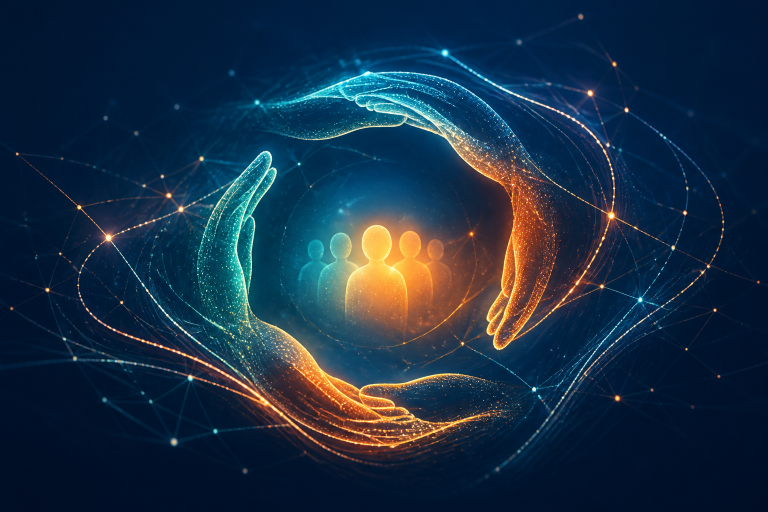
#> input picture images/ending.png, 1536 x 1024 px (shown at 1/2 size); its folder holds only this picture in this run
$ python remove_bg_light.py images/ending.png --dir images
#> lines starting #> are read from the running program, lines starting #| are printed output that depends on the picture
#!/usr/bin/env python3
"""
remove_bg_light.py — PIL 亮度閾值去背腳本（淺色背景版）
用法：python remove_bg_light.py [--dir <目錄>] [<檔案> ...]

與 remove_bg.py 相反：移除「亮」的像素（近白/米白背景），保留暗部圖案。
"""
import sys
import argparse
from pathlib import Path
from PIL import Image

LIGHT_THRESHOLD = 225  # 亮度 > 此值 → 完全透明
FADE_THRESHOLD = 195   # 亮度介於 FADE~LIGHT → 漸變透明


def remove_bg(path: Path) -> None:
    img = Image.open(path).convert("RGBA")
    data = img.load()
    w, h = img.size
#> w = 1536; h = 1024

    for y in range(h):
        for x in range(w):
            r, g, b, a = data[x, y]
            lum = r * 0.299 + g * 0.587 + b * 0.114
            if lum > LIGHT_THRESHOLD:
                data[x, y] = (r, g, b, 0)
            elif lum > FADE_THRESHOLD:
                ratio = (LIGHT_THRESHOLD - lum) / (LIGHT_THRESHOLD - FADE_THRESHOLD)
                data[x, y] = (r, g, b, int(255 * ratio))

    img.save(path)
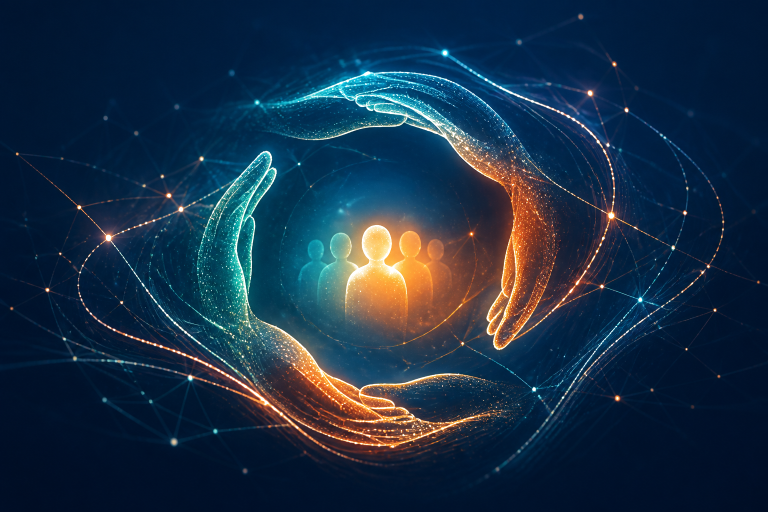
#> saved as ending.png: PIL image 1536x1024 RGBA (shown at 1/2 size); mean R, G, B, A 24.7, 47, 68.3, 252.1; transparent parts drawn white
    print(f"  去背完成：{path.name}")


def main():
    parser = argparse.ArgumentParser(description="PNG 圖示去背（淺色背景，亮度閾值）")
    parser.add_argument("files", nargs="*", help="指定要處理的 PNG 檔案")
    parser.add_argument("--dir", default=None, help="批次處理該目錄下的 icon_*.png")
    args = parser.parse_args()

    targets = []
    if args.files:
        targets = [Path(f) for f in args.files]
    elif args.dir:
        targets = sorted(Path(args.dir).glob("icon_*.png"))
    else:
        targets = sorted(Path("images").glob("icon_*.png"))

    if not targets:
        print("找不到符合條件的 PNG 檔案。")
        sys.exit(0)

    print(f"共 {len(targets)} 個檔案待處理…")
    for p in targets:
        if p.exists():
            remove_bg(p)
        else:
            print(f"  跳過（找不到）：{p}")

    print("全部完成。")


if __name__ == "__main__":
    main()

$ run again, on images/transition.png
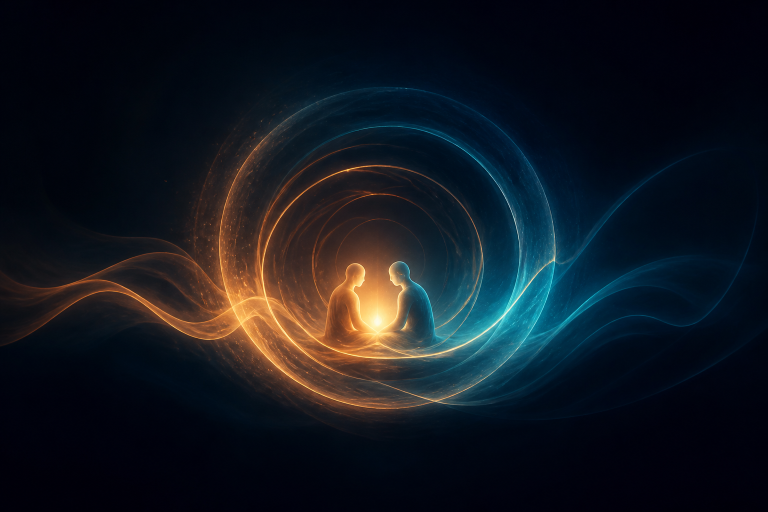
#> input picture images/transition.png, 1536 x 1024 px (shown at 1/2 size)
#> in remove_bg, `img.save(path)`:
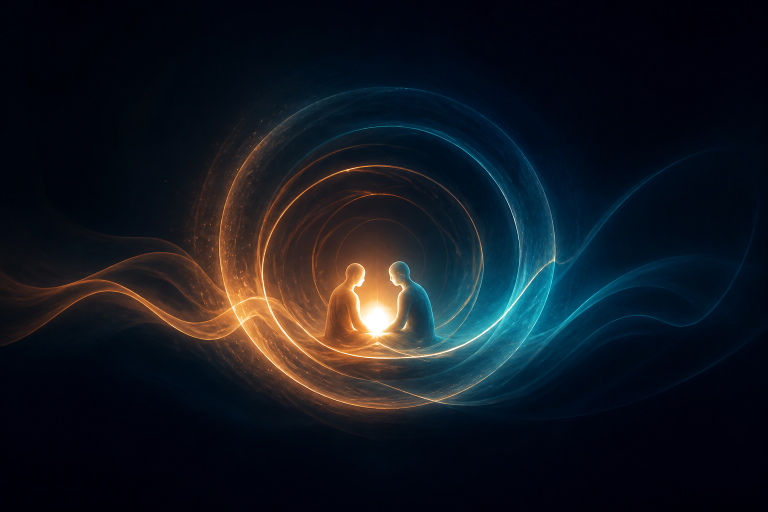
#> saved as transition.png: PIL image 1536x1024 RGBA (shown at 1/2 size); mean R, G, B, A 18.9, 24, 31.6, 254.1; transparent parts drawn white
